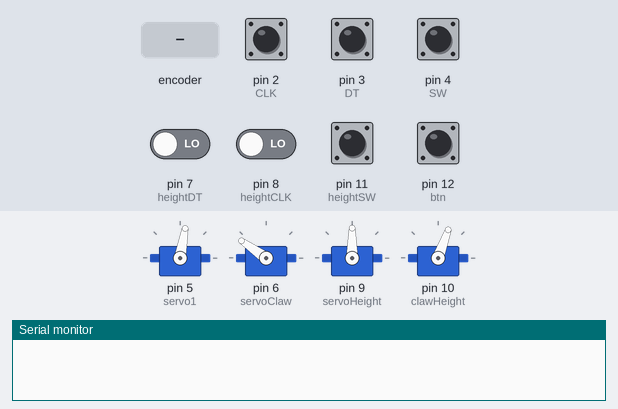
The program below on a simulated Arduino Uno, built with avr-gcc and run on an emulated ATmega328P. Parts: 4 × servo, the last lines printed to the serial monitor. The test bench sets the inputs (shaded band); at power-on: pin 2 (CLK), pin 3 (DT), pin 4 (SW), pin 11 (heightSW), pin 12 (btn) HIGH, pin 7 (heightDT), pin 8 (heightCLK) LOW.

Above: at 1.2 s.
1.3 s: rotary encoder on pin 2 (CLK) / pin 3 (DT) turned 2 steps (second pin leading)
At 2.8 s:
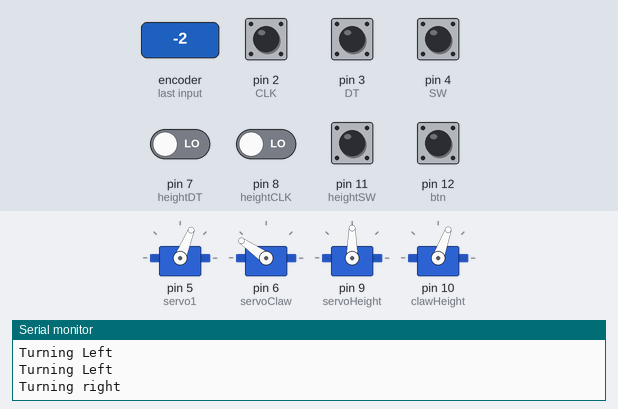
3.2 s: pin 4 (SW) pulled LOW for 1 s
At 4.5 s:
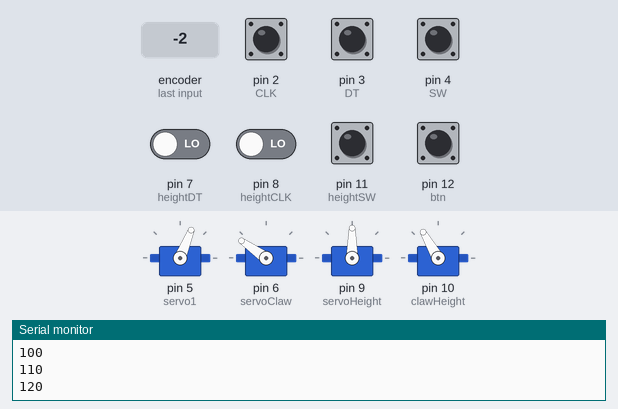
5.7 s: pin 11 (heightSW) pulled LOW for 1 s
At 5.82 s:
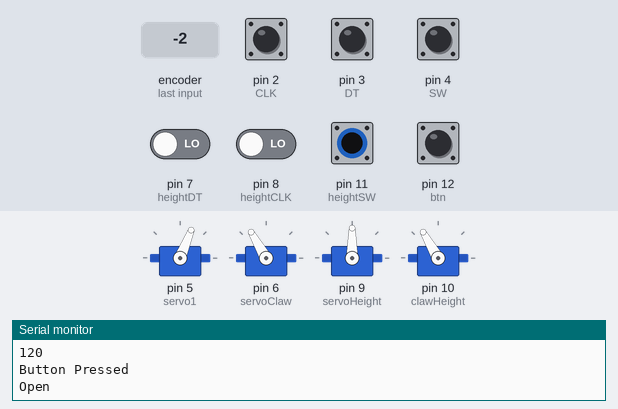
8.2 s: pin 8 (heightCLK) driven HIGH
At 9.2 s:
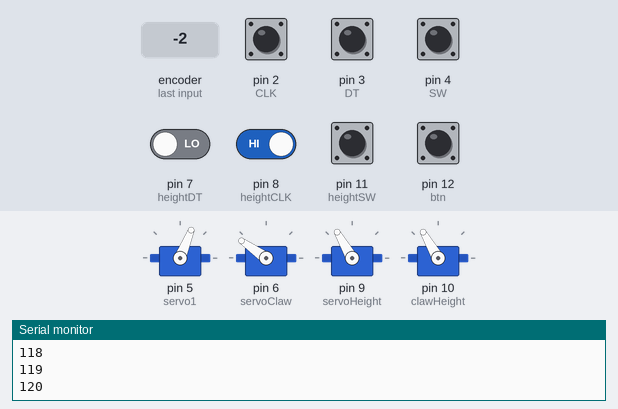
9.7 s: pin 12 (btn) pulled LOW for 0.15 s
At 10.5 s:
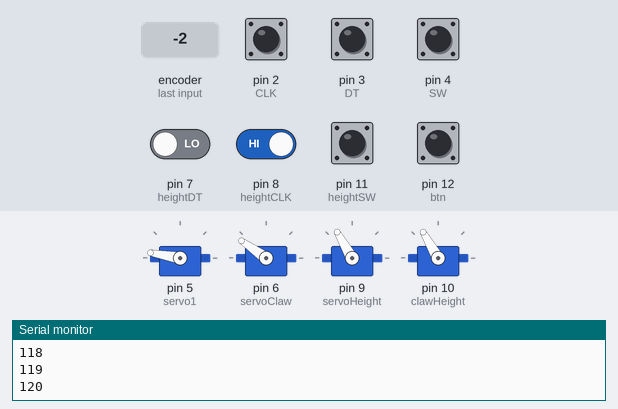
15.8 s: pin 4 (SW) driven LOW and pin 8 (heightCLK) driven LOW
At 19.8 s:
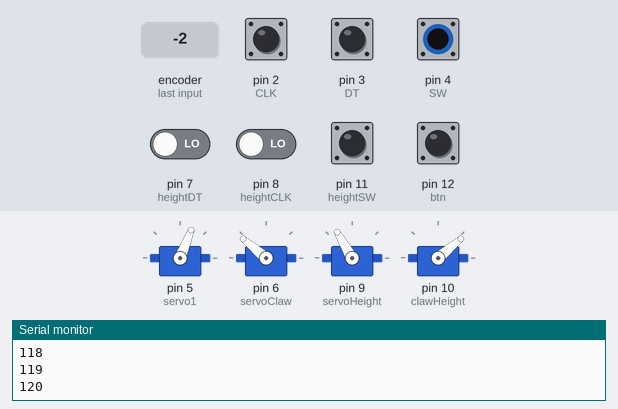
Timing chart, 0 to 21.6 s (numbered marks = the images above; inputs shaded):
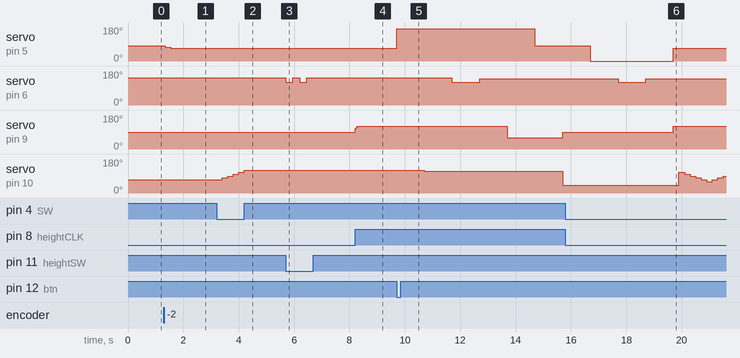

The program:

main.cpp
```cpp
#include <Arduino.h>
#include <Servo.h>

// Servos
int servo1 = 5;
Servo Servo1;

int servoClaw = 6;
Servo ServoClaw;

int servoHeight = 9;
Servo ServoHeight;

int clawHeight = 10;
Servo ClawHeight;

// Base Encoder
int CLK = 2;
int DT = 3;
int SW = 4;

// Auto Button
int btn = 12;

int SWopen;
int currentState;
int lastState;

int counter = 80; // Inital state for the base rotary

// Height Encoder
int heightCLK = 8;
int heightDT = 7;
int heightSW = 11;

int heightCurrentState;
int heightLastState;
bool goingUp = true;

int clawHeightCounter = 70;
int heightCounter = 90; // Initial State for the height

void clawServo()
{
  int btnPressed = digitalRead(heightSW);

  if (digitalRead(heightSW) == 0)
  {
    Serial.println("Button Pressed");
    SWopen = !SWopen;

    if (SWopen)
    {
      Serial.println("Open");
      ServoClaw.write(120); // Open
      delay(250);
    }
    else
    {
      Serial.println("Close");
      ServoClaw.write(145); // Close
      delay(250);
    }
  }
}

void clawHeightServo()
{

  if (goingUp) {

    if (digitalRead(SW) == 0)
    {

      if (clawHeightCounter >= 120)
      {
        goingUp = false;
        return;
      };

      clawHeightCounter = clawHeightCounter + 10;
      delay(200);
      Serial.println(clawHeightCounter);

    }

  }
  else
  {

    if (digitalRead(SW) == 0)
    {
      if (clawHeightCounter <= 60)
      {
        goingUp = true;
        return;
      };

      clawHeightCounter = clawHeightCounter - 10;
      delay(200);
      Serial.println(clawHeightCounter);

    }
  }

  ClawHeight.write(clawHeightCounter);

}

void heightServo()
{

  heightCurrentState = digitalRead(heightCLK);

  if (heightLastState != heightCurrentState)
  {
    if(digitalRead(heightDT) == 0){

      if (heightCounter >= 120)
      return;

      heightCounter++;

      Serial.println(heightCounter);

    } else {

      if (heightCounter <= 40)
        return;

        heightCounter--;

        Serial.println(heightCounter);

    }
  }
  ServoHeight.write(heightCounter);
}

void baseServo()
{

  currentState = digitalRead(CLK); // Starts at 1 but will turn to 0 when turned

  if (currentState != lastState) // remember, current state will be 0, last state will be 1
  {
    if (digitalRead(DT) == 1) // digitalRead(DT) reads 0 when turning right, reads 1 when turning left
    {
      Serial.println("Turning right");
      if ((counter) >= 170)
        return;
      (counter++);
    }
    else
    {
      Serial.println("Turning Left");
      if ((counter) <= 0)
        return;
      (counter--);
    }
  }

  Servo1.write(counter);
}

void autoTask()
{

  if (digitalRead(btn) == 0)
  {

    Servo1.write(170);
    delay(1000);
    ClawHeight.write(115);
    delay(1000);
    ServoClaw.write(120);
    delay(1000);
    ServoClaw.write(140);
    delay(1000);
    ServoHeight.write(60);
    delay(1000);
    Servo1.write(80);
    delay(1000);
    ServoHeight.write(90);
    //delay(1000);
    ClawHeight.write(40);
    delay(1000);
    Servo1.write(0);
    delay(1000);
    ServoClaw.write(120);
    delay(1000);
    ServoClaw.write(140);
    delay(1000);

  }
}

void setup()
{

  Serial.begin(9600);
  // Servos
  Servo1.attach(servo1); // attaches the servo on pin 9 to the servo object
  ServoClaw.attach(servoClaw);
  ServoHeight.attach(servoHeight);
  ClawHeight.attach(clawHeight);

  // Servo initial States
  Servo1.write(counter);
  ServoClaw.write(145); // claw starts closed
  ServoHeight.write(heightCounter);
  ClawHeight.write(clawHeightCounter);

  // Button
  pinMode(btn, INPUT_PULLUP);

  // Encoders
  pinMode(CLK, INPUT);
  pinMode(DT, INPUT);
  pinMode(SW, INPUT_PULLUP);

  pinMode(heightCLK, INPUT);
  pinMode(heightDT, INPUT);
  pinMode(heightSW, INPUT);

  lastState = (digitalRead(CLK)); // Starts at 1
  heightLastState = (digitalRead(heightCLK));

}

void loop()
{
  baseServo();
  clawServo();
  heightServo();
  clawHeightServo();
  autoTask();
}

///////////////////
// Notes on servos
//////////////////

// These notes explain the purpose of each servo and the range of their values


//  clawHeightServo() Controls how high the claw servo will go up.
//
//  Lowest value: 60
//  Highest value: 120


//  heightServo() Controls how forward the arm will go. It's like the backbone.
//                (Note): The higher the claw is, the more backward it will go
//
//  Lowest value: 40
//  Highest value: 120


//  baseServo() Controls the base to turn the arm left or right
//
//
//  Lowest value: 0 (All the way to the right)
//  Highest value: 170 (All the way to the Left)


//  clawServo() Controls the claw to Open or Close
//
//  Lowest value: 120 (Open)
//  Highest value: 145 (Close)


/////////////////////
// Servo Wire Colors
///////////////////

// Brown: Connects to GND
// Orange: Connects to 5v or (+)
// Yellow: Connects to the pin number you define
```

Measured:
- after the input at 1.3 s, servo on pin 5 (servo1): 80° → 74° at once, → 68° 0.20 s later
- after the input at 3.2 s, servo on pin 10 (clawHeight): moves from 70° to 120° over 0.80 s, starting after 0.20 s
- after the input at 5.7 s, servo on pin 6 (servoClaw): alternates 145° for 0.25 s and 120° for 0.25 s, 4 changes in all, then stays 145°, starting at once
- after the input at 8.2 s, servo on pin 9 (servoHeight): 90° → 120° at once
- after the input at 9.7 s, servo on pin 5 (servo1): 68° → 170° at once, → 80° 5.0 s later; servo on pin 6 (servoClaw): 145° → 120° after 2.0 s, → 140° 1.0 s later; servo on pin 9 (servoHeight): 120° → 60° after 4.0 s, → 90° 2.0 s later; servo on pin 10 (clawHeight): 120° → 115° after 1.0 s, → 40° 5.0 s later
- after the input at 15.8 s, servo on pin 9 (servoHeight): 90° → 120° after 3.9 s
